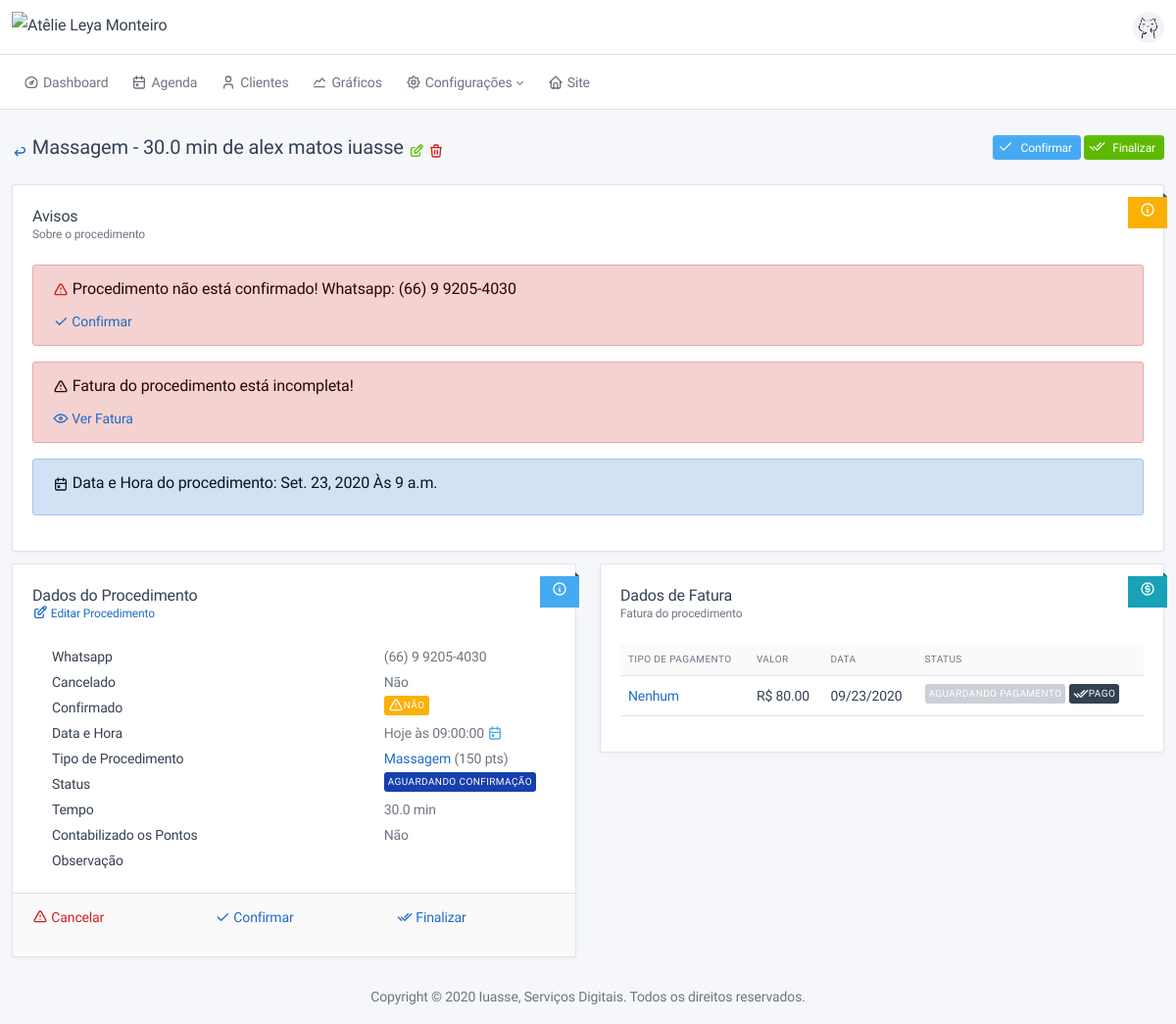
Before: /service/2/3/profile/ (signed in) with the older database file.
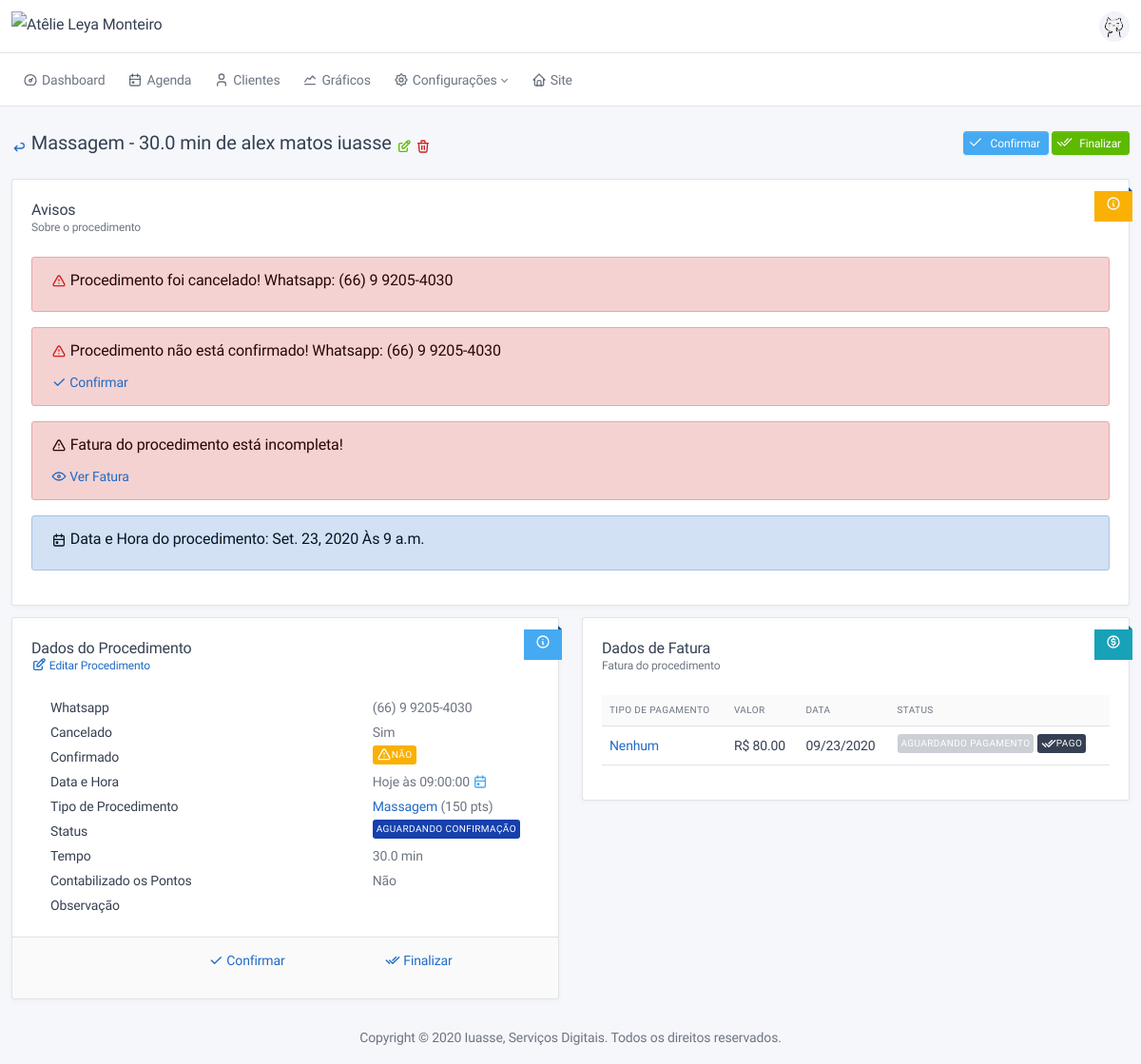
After: the same page with the newer database file.
### service/models.py (models this page shows, shortened)
class OrderOfService(BaseModel):
    type_of_service = models.ForeignKey("config.TypeOfService", verbose_name="Procedimento", on_delete=models.SET_NULL,
                                        null=True)
    status = models.ForeignKey("config.StatusService", verbose_name="Status", on_delete=models.PROTECT)
    finished = models.BooleanField("finalizado", default=False)
    counted = models.BooleanField("contabilizado", default=False, help_text="Procedimento já foi contabilizado?")
    confirmed = models.BooleanField("confirmado", default=False, help_text="Procedimento foi confirmado?")
    canceled = models.BooleanField("cancelado", default=False, help_text="Procedimento foi cancelado?")
    date = models.DateField("Data", default=now)
    time = models.TimeField("Hora", default=now)
    observation = models.TextField("observação", blank=True)
    customer = models.ForeignKey(User, verbose_name="Cliente", on_delete=models.CASCADE, blank=True, null=True)
    def get_back_url(self):
        return self.customer.profile.get_back_url_child_admin()
    def get_delete_url(self):
        return reverse(self.get_reverse_delete, kwargs={'cpk': self.customer.pk, 'pk': self.pk})
    def get_edit_url(self):
        return reverse(self.get_reverse_edit, kwargs={'cpk': self.customer.pk, 'pk': self.pk})
    def get_confirmed_url(self):
        return reverse('service:admin:confirm', kwargs={'pk': self.pk, 'flag': 0})
    def get_finished_url(self):
        return reverse('service:admin:finish', kwargs={'pk': self.pk, 'flag': 0})
    def get_cancel_url_admin(self):
        return reverse('service:admin:cancel', kwargs={'pk': self.pk})
    def get_full_name(self):
        return f"{self.type_of_service} de {self.customer.profile.get_full_name()}"
    def get_confirmed_html(self):
        return settings.ICON_CONFIRMED if self.confirmed else settings.ICON_NOT_CONFIRMED
    def get_date_html(self):
        return f"Hoje às {self.time} <span class='text-info'>{ICON_CALENDAR}</span>" if self.date == date.today() \
            else f"{self.date.strftime('%d/%m/%Y')} às {self.time}"
    def get_status_html(self):
        return f"<span class='badge' style='background-color: {self.status.contextual};'>{self.status}</span>"
    def get_dict_data(self):
        return {
            'Whatsapp': self.customer.profile.whatsapp,
            'Cancelado': "Sim" if self.canceled else "Não",
            'Confirmado': mark_safe(self.get_confirmed_html),
            'Data e Hora': mark_safe(self.get_date_html()),
            'Tipo de Procedimento': mark_safe(self.type_of_service.to_html),
            'Status': mark_safe(self.get_status_html()),
            'Tempo': f'{self.type_of_service.time} min',
            'Contabilizado os Pontos': "Sim" if self.counted else "Não",
            'Observação': self.observation,
        }
    def is_invoice_not_completed(self):
        return self.invoice.type_of_payment is None
    def is_without_invoice(self):
        return self.invoice is None
    def is_past_date_invoice(self):
        return self.invoice.date < date.today() and self.invoice.status.pk != settings.STATUS_PAYMENT_SUCCESS

### config/models.py (models this page shows, shortened)
class BaseConfigModel(BaseModel):
    name = models.CharField("nome", max_length=128)
    def __str__(self):
        return self.name
    class Meta:
        abstract = True
    def get_edit_url(self):
        return reverse_lazy(f'{self._meta.app_label}:{self._meta.model_name}:edit', kwargs={'pk': self.pk})

class TypeOfService(BaseConfigModel):
    contextual = models.CharField("cor", default="#ffffff", max_length=7,
                                  help_text="Escolha uma cor para representar esse procedimento!")
    time = models.FloatField("tempo", default=30, help_text="Coloque o tempo em minutos, ex.: 1hr = 60min")
    value = models.DecimalField("Valor", max_digits=11, decimal_places=2, default=0,
                                help_text="Valor do procedimento, ele será usado para auto preenchimento de alguns "
                                          "campos!")
    rewarded_points = models.IntegerField("pontos ganhos", default=0)
    description = models.TextField("Descrição", blank=True, help_text="Usado no site para descrever o procedimento")
    image = models.ImageField("Foto", upload_to='images/', help_text="Foto representando o procedimento.",
                              blank=True, null=True)
    def __str__(self):
        return f"{self.name} - {self.time} min"
    def to_html(self):
        return f"<a href={self.get_edit_url()}>{self.name}</a> (<span data-countup>{self.rewarded_points}</span> pts)"

class StatusPayment(BaseConfigModel):
    contextual = models.CharField("cor", default="#ffffff", max_length=7,
                                  help_text="Escolha uma cor para representar esse status")

### users/models.py (models this page shows, shortened)
class Profile(BaseModel):
    name = models.CharField("nome completo", max_length=150)
    birth_date = models.DateField('data de nascimento', blank=True, null=True, help_text="Informe uma data válida!")
    whatsapp = models.CharField('whatsapp', max_length=16, help_text="Esse será o número usado para contato!")
    total_of_points = models.IntegerField(default=0, verbose_name='Total de pontos')
    user = models.OneToOneField(User, on_delete=models.CASCADE)
    def get_full_name(self):
        return self.name
    def get_back_url_child_admin(self):
        return reverse('users:admin:profile', kwargs={'pk': self.pk})

### financial/models.py (models this page shows, shortened)
class Invoice(BaseModel):
    order_of_service = models.OneToOneField("service.OrderOfService", verbose_name="Procedimento",
                                            on_delete=models.CASCADE, null=True, blank=True,
                                            help_text="Procedimento a qual esse lançamento pertence.")
    type_of_payment = models.ForeignKey("config.TypeOfPayment", verbose_name="Tipo de Pagamento", null=True,
                                        on_delete=models.PROTECT, help_text="Qual foi o tipo de pagamento?")
    status = models.ForeignKey("config.StatusPayment", verbose_name="Status", on_delete=models.PROTECT, null=True)
    value = models.DecimalField("Valor", max_digits=11, decimal_places=2, help_text="O valor que foi pago.")
    date = models.DateField("Data", default=now, help_text="Data do pagamento.")
    observation = models.TextField("Observação", blank=True, null=True)
    def get_edit_url(self):
        return reverse(self.get_reverse_edit, kwargs={'spk': self.order_of_service.pk, 'pk': self.pk})
    def get_success_url(self):
        return reverse('financial:invoice:success', kwargs={'pk': self.pk})
    def get_is_success(self):
        return self.status.pk == settings.STATUS_PAYMENT_SUCCESS

### service/views.py (the view)
# urls.py: path('<int:cpk>/<int:pk>/profile/', profile_order_of_service, name='profile'),
@login_required
@staff_member_required()
@require_http_methods(["GET"])
@permission_required('service.view_orderofservice', raise_exception=True)
def profile_order_of_service(request, cpk, pk):
    return render(request, 'service/profile.html', {'obj': OrderOfService.objects.get(pk=pk)})

### base/models.py (called while the page is built)
    @property
    def get_reverse_delete(self):
        return '{}:{}:delete'.format(self._meta.app_label, self._meta.model_name)

    @property
    def get_reverse_edit(self):
        return '{}:{}:edit'.format(self._meta.app_label, self._meta.model_name)

### frontend/templates/service/profile.html (shortened to what the changed rows need)
{% extends '../base/profile.html' %}
{% block profile_content %}
<div class="card">
    <div class="card-body">
        {% if obj.canceled %}
        <div class="col-md-12">
            <div class="alert alert-danger">
                <h3>
                    <span class="text-danger">{{ICON_TRIANGLE_ALERT|safe}}</span>
                    Procedimento foi cancelado! Whatsapp: {{obj.customer.profile.whatsapp}}
                </h3>
            </div>
        </div>
        {% endif %}
        {% if not obj.confirmed %}
        <div class="col-md-12">
            <div class="alert alert-danger">
                <h3>
                    <span class="text-danger">{{ICON_TRIANGLE_ALERT|safe}}</span>
                    Procedimento não está confirmado! Whatsapp: {{obj.customer.profile.whatsapp}}
                </h3>
                <a data-toggle="tooltip" href="{{obj.get_confirmed_url}}" title="{{TOOLTIP_SERVICE_CONFIRM}}">
                    {{ICON_CHECK|safe}}
                    Confirmar
                </a>
            </div>
        </div>
        {% endif %}
        <div class="col-md-12">
            <div class="alert alert-primary">
                <h3>
                    {{ICON_CALENDAR|safe}}
                    Data e Hora do procedimento: {{obj.date}} Às {{obj.time}}
                </h3>
            </div>
        </div>
    </div>
</div>
<div class="row">
    <div class="col-md-6">
        <div class="card">
            <div class="card-body">
                <div class="table-responsive">
                    <table class="card-table table-hover">
                        {% for k, v in obj.get_dict_data.items %}
                        <tr>
                            <td class="w-100">{{k}}</td>
                            <td class="text-nowrap text-muted">{{v|default_if_none:""}}</td>
                        </tr>
                        {% endfor %}
                    </table>
                </div>
            </div>
            <div class="card-footer">
                <div class="row">
                    <div class="col">
                        {% if not obj.canceled and not obj.finished %}
                        <p>
                            <a class="text-danger" data-toggle="tooltip" href="{{obj.get_cancel_url_admin}}"
                               title="{{TOOLTIP_SERVICE_CANCEL}}">
                                {{ICON_TRIANGLE_ALERT|safe}} Cancelar
                            </a>
                        </p>
                        {% endif %}
                    </div>
                </div>
            </div>
        </div>
    </div>
    <div class="col-md-6">
        <div class="card">
            <div class="card-body">
                {% if obj.invoice %}
                <div class="table-responsive">
                    <table class="table table-hover table-striped">
                        <thead>
                        <tr>
                            <th>Tipo de Pagamento</th>
                            <th>Valor</th>
                            <th>Data</th>
                            <th>Status</th>
                        </tr>
                        </thead>
                        <tr>
                            <td>
                                <a href="{{obj.invoice.get_edit_url}}">
                                    {{obj.invoice.type_of_payment|default_if_none:"Nenhum"}}
                                </a>
                            </td>
                            <td>R$ {{obj.invoice.value}}</td>
                            <td>{{obj.invoice.date|date:"SHORT_DATE_FORMAT"}}</td>
                            <td>
                                <span class="badge" style="background-color: {{s.status.contextual}};">
                                    {{obj.invoice.status|default_if_none:"Nenhum"}}
                                </span>
                                {% if not obj.invoice.get_is_success %}
                                <a data-toggle="tooltip" href="{{obj.invoice.get_success_url}}"
                                   title="{{TOOLTIP_PAYMENT_PAY}}">
                                    <span class="badge bg-dark">{{ICON_DOUBLE_CHECK|safe}} Pago</span>
                                </a>
                                {% endif %}
                            </td>
                        </tr>
                    </table>
                </div>
                {% endif %}
            </div>
        </div>
    </div>
</div>
{% endblock %}

### frontend/templates/base/profile.html
{% extends 'base.html' %}
{% block content %}
<div class="container-xl">
    <div class="page-header">
        <div class="row align-items-center">
            <div class="col-auto">
                <h2 class="page-title">
                    <a data-toggle="tooltip" href="{{obj.get_back_url}}" title="Voltar">
                        <span class="text-primary">{{ICON_ARROW_BACK|safe}}</span>
                    </a>
                    {{obj.get_full_name}}
                    <a data-toggle="tooltip" href="{{obj.get_edit_url}}" title="Editar">
                        <span class="text-success">{{ICON_EDIT|safe}}</span>
                    </a>
                    <a data-toggle="tooltip" href="{{obj.get_delete_url}}" title="Deletar">
                        <span class="text-danger">{{ICON_DELETE|safe}}</span>
                    </a>
                </h2>
            </div>
            <div class="col-auto ml-auto d-print-none">
                {% block page_header_actions %}{% endblock %}
            </div>
        </div>
    </div>
    {% block profile_content %}{% endblock %}
</div>
{% endblock %}

Changed rows visible on the page:
changed OrderOfService "NÃO": canceled False → True (drawn); customer.profile.whatsapp (not shown) → "(66) 9 9205-4030"
Other visible differences:
text no longer shown: "Cancelar"
text now shown: "Procedimento foi cancelado! Whatsapp:"
new list line: "Cancelado Sim"
list line gone: "Cancelado Não"
